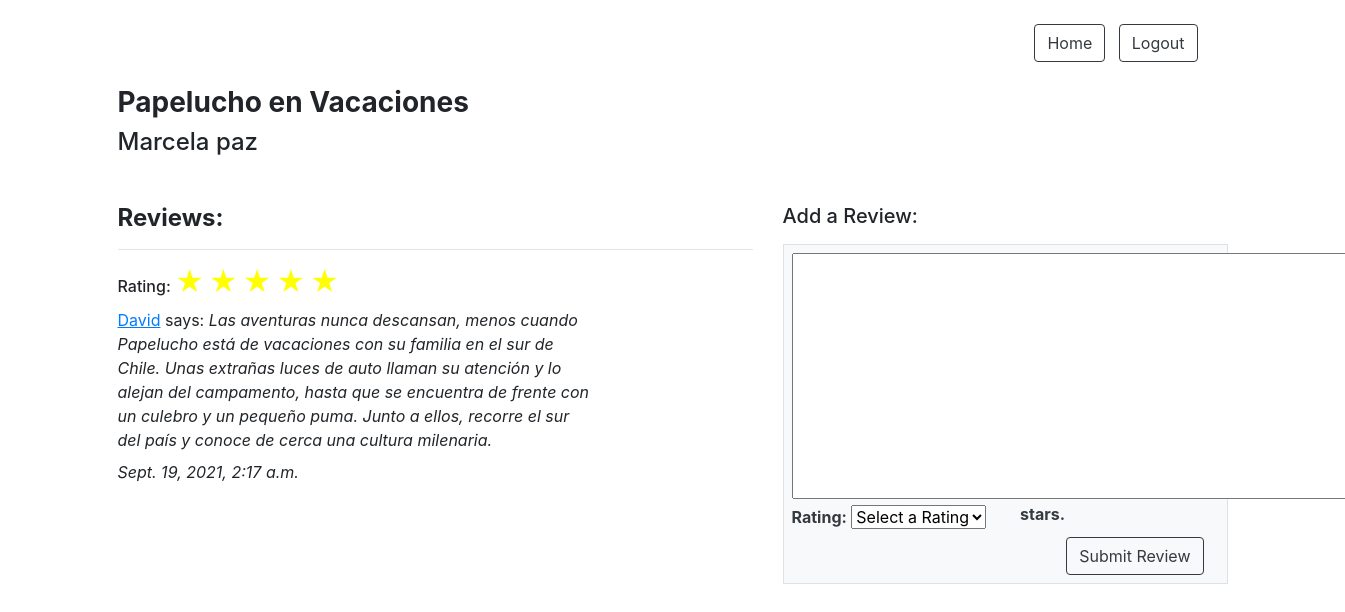
The app's page /libros/3/, older data.
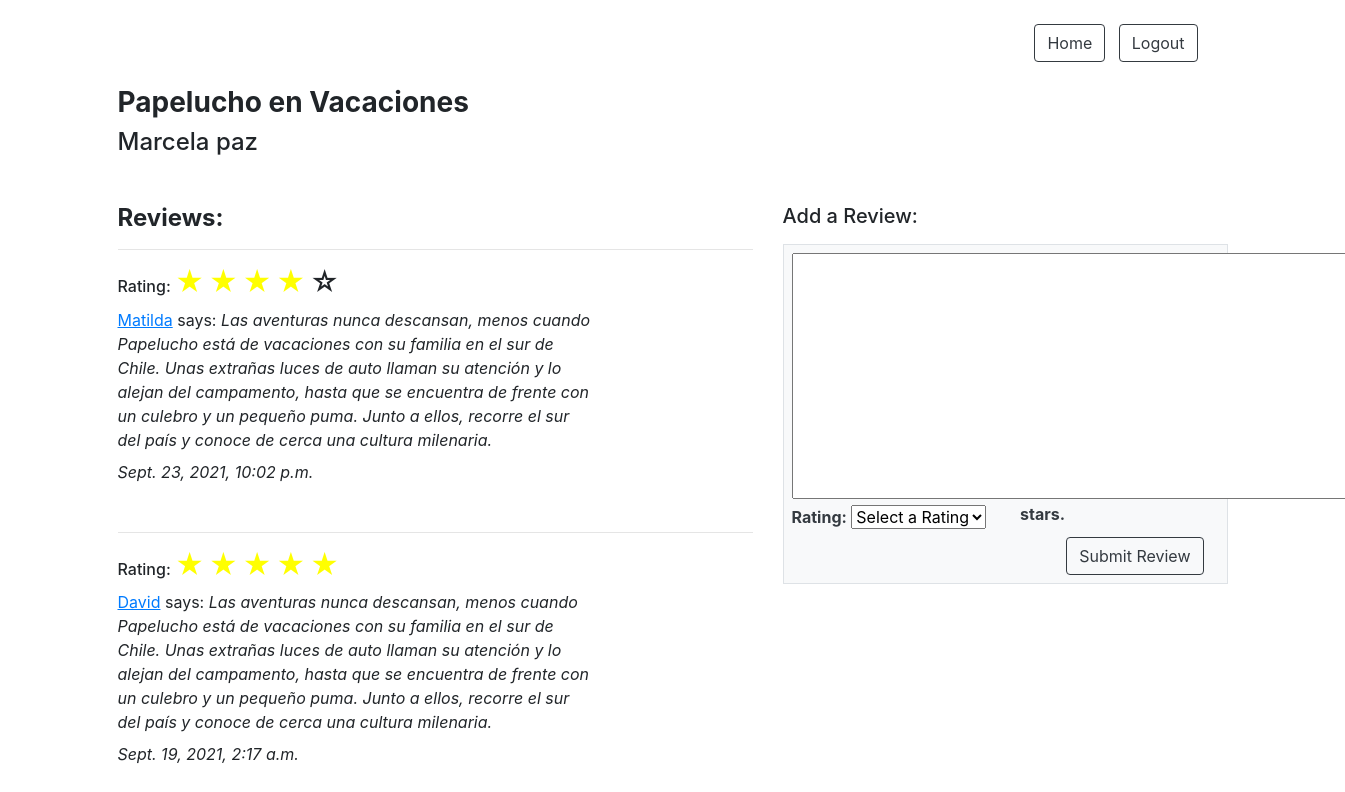
The same page, newer data.
### login/models.py (models this page shows)
class Review(models.Model):
    id = models.AutoField(primary_key=True)
    usuario = models.ForeignKey(User, on_delete=CASCADE, related_name="reviewer")
    contenido = models.TextField(default='')
    libro = models.ForeignKey(Libro, on_delete=CASCADE, related_name="librox")
    created_at = models.DateTimeField(auto_now_add=True)
    updated_at = models.DateTimeField(auto_now=True)
    rating = models.IntegerField(default=0)

class User(models.Model):
    id = models.AutoField(primary_key=True)
    nombre = models.CharField(max_length=40)
    alias = models.CharField(max_length=40)
    email = models.CharField(max_length=40)
    password = models.CharField(max_length=20)
    rol = models.PositiveIntegerField(default=1)
    created_at = models.DateTimeField(auto_now_add=True)
    updated_at = models.DateTimeField(auto_now=True)
    objects = UserManager()

### home/views.py (the view)
# urls.py: path('<int:libro_id>/', views.edit, name='edit'),
def edit(request, libro_id):
    context = {
        'libro': Libro.objects.get(id = libro_id),
        'reviews': Review.objects.filter(libro = Libro.objects.get(id = libro_id)).order_by('-id')[:3],
    }
    return render(request, 'libro.html', context)

### login/templates/libro.html (shortened to what this page needs)
<!DOCTYPE html>
<html lang="en">
<head>
{% load static %}
<link rel="stylesheet" href="https://cdn.jsdelivr.net/npm/bootstrap@4.6.0/dist/css/bootstrap.min.css">
</head>
<body>
  <div class="container my-4">
    <div class="container-fluid mb-4">
        <div class="container text-right">
            <a class="btn btn-outline-dark" href="/">Home</a> &nbsp;
            <a href="{% url 'logout' %}" class="btn btn-outline-dark">Logout</a>
        </div>
    </div>
    <h3><strong>{{libro.titulo}}</strong></h3>
    <h4>{{libro.autor.nombre}}</h4>
    <div class="row d-flex mb-5">
      <div class="col-lg-7 col-md-7 col-sm-12">
        <h4 class="mb-2"><strong>Reviews:</strong></h4>
        {% for review in reviews|slice:":3" %}
        <hr>
        <h6 style="display:inline;">Rating:
          {% for i in '12345'|make_list %}
            {% if review.rating >= forloop.counter %}
              <h3 style="color:yellow; display:inline;">&#9733;</h3>
            {% else %}
              <h3 style="display:inline;">&#9734;</h3>
            {% endif %}
          {% endfor %}
        </h6>
        <p class="w-75 mt-2 mb-2">
          <a href="/users/{{review.usuario.id}}"><u>{{review.usuario.nombre}}</u></a> says: <em>{{review.contenido}}</em></p>
        <p class="mb-5"><em>{{review.updated_at}}</em></p>
        {% endfor%}
      </div>
      <div class="col-lg-5 col-md-5 col-sm-12">
        <h5 class="mb-3">Add a Review:</h5>
        <div class="border border-ligth py-2 px-2 bg-light text-dark">
          <form action="{% url 'add_review' %}" method="POST">
            <textarea name="review" id="review" cols="58" rows="10"></textarea>
            <fieldset>
              <div class="row">
                <div class="col-6">
                  <label for=""><strong>Rating:</strong></label>
                  <select name="rating" id="rating" class="">
                    <option value="0" selected>Select a Rating</option>
                  </select>
                </div>
                <div class="col-2">
                  <h6><strong>stars.</strong></h6>
                </div>
              </div>
            </fieldset>
            <div class="container text-right">
              <input class="btn btn-outline-dark" type="submit" name="" value="Submit Review">
            </div>
          </form>
        </div>
      </div>
    </div>
  </div>
</body>
</html>

Row changes from the older to the newer data that the page shows:
added Review: rating 4 (drawn), usuario.nombre "Matilda", contenido "Las aventuras nunca descansan, menos cuando Papelucho está de vacaciones con su familia en el sur de Chile. Unas extrañas luces de auto llaman su atención y lo alejan del campamento, hasta que se encuentra de frente con un culebro y un pequeño puma. Junto a ellos, recorre el sur del país y conoce de cerca una cultura milenaria.", updated_at "Sept. 23, 2021, 10:02 p.m."
